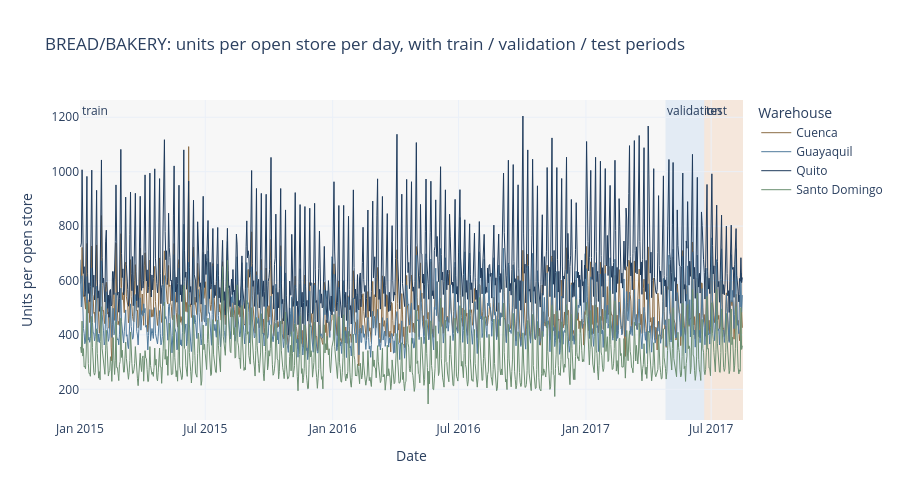

The cell this chart's notebook holds for it:
### Markdown cell above
### How to read it
(Fill in together after running.)

### What it means
(Fill in together after running.)

### What's next and why
(Fill in together after running.)

### Code cell
# 4c. Chart: units per open store, by day, with the three periods shaded
import plotly.graph_objects as go

# One muted line colour per warehouse; the periods are shown as pale background bands.
LINE_COLOURS = {"Quito": "#1f3b5c", "Guayaquil": "#4f7a9c", "Cuenca": "#8c6d46", "Santo Domingo": "#6b8f71"}
BANDS = [("train", FIRST_DAY, val_start, "rgba(150,150,150,0.08)"),
         ("validation", val_start, test_start, "rgba(70,120,180,0.15)"),
         ("test", test_start, LAST_DAY + pd.Timedelta(days=1), "rgba(200,120,60,0.18)")]

fig = go.Figure()
for wh, grp in bread.groupby("warehouse"):
    fig.add_trace(go.Scatter(x=grp["date"], y=grp["units_per_open_store"], mode="lines",
                             name=wh, line=dict(width=1, color=LINE_COLOURS.get(wh))))
for name, x0, x1, colour in BANDS:
    fig.add_vrect(x0=x0, x1=x1, fillcolor=colour, line_width=0,
                  annotation_text=name, annotation_position="top left", layer="below")
fig.update_layout(title="BREAD/BAKERY: units per open store per day, with train / validation / test periods",
                  xaxis_title="Date", yaxis_title="Units per open store",
                  template="plotly_white", height=500, legend_title_text="Warehouse")
fig.show()

### Figure 1 — Plotly figure (JSON) as saved in the notebook; plotly's stock layout.template omitted (floating-point values rounded to 4 significant figures; data arrays with more than 128 entries replaced by an {"elided": "..."} marker saying what was removed)
{"data": [{"line": {"color": "#8c6d46", "width": 1}, "mode": "lines", "name": "Cuenca", "x": {"elided": "953 str values"}, "y": {"elided": "953 float values"}, "type": "scatter"}, {"line": {"color": "#4f7a9c", "width": 1}, "mode": "lines", "name": "Guayaquil", "x": {"elided": "956 str values"}, "y": {"elided": "956 float values"}, "type": "scatter"}, {"line": {"color": "#1f3b5c", "width": 1}, "mode": "lines", "name": "Quito", "x": {"elided": "953 str values"}, "y": {"elided": "953 float values"}, "type": "scatter"}, {"line": {"color": "#6b8f71", "width": 1}, "mode": "lines", "name": "Santo Domingo", "x": {"elided": "953 str values"}, "y": {"elided": "953 float values"}, "type": "scatter"}], "layout": {"shapes": [{"fillcolor": "rgba(150,150,150,0.08)", "layer": "below", "line": {"width": 0}, "type": "rect", "x0": "2015-01-01T00:00:00", "x1": "2017-04-26T00:00:00", "xref": "x", "y0": 0, "y1": 1, "yref": "y domain"}, {"fillcolor": "rgba(70,120,180,0.15)", "layer": "below", "line": {"width": 0}, "type": "rect", "x0": "2017-04-26T00:00:00", "x1": "2017-06-21T00:00:00", "xref": "x", "y0": 0, "y1": 1, "yref": "y domain"}, {"fillcolor": "rgba(200,120,60,0.18)", "layer": "below", "line": {"width": 0}, "type": "rect", "x0": "2017-06-21T00:00:00", "x1": "2017-08-16T00:00:00", "xref": "x", "y0": 0, "y1": 1, "yref": "y domain"}], "annotations": [{"showarrow": false, "text": "train", "x": "2015-01-01T00:00:00", "xanchor": "left", "xref": "x", "y": 1, "yanchor": "top", "yref": "y domain"}, {"showarrow": false, "text": "validation", "x": "2017-04-26T00:00:00", "xanchor": "left", "xref": "x", "y": 1, "yanchor": "top", "yref": "y domain"}, {"showarrow": false, "text": "test", "x": "2017-06-21T00:00:00", "xanchor": "left", "xref": "x", "y": 1, "yanchor": "top", "yref": "y domain"}], "legend": {"title": {"text": "Warehouse"}}, "title": {"text": "BREAD/BAKERY: units per open store per day, with train / validation / test periods"}, "xaxis": {"title": {"text": "Date"}}, "yaxis": {"title": {"text": "Units per open store"}}, "height": 500}}
